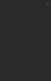
       <widget class="QWidget" name="popupWidget_70" native="true">
        <property name="geometry">
         <rect>
          <x>1140</x>
          <y>650</y>
          <width>51</width>
          <height>81</height>
         </rect>
        </property>
        <property name="styleSheet">
         <string notr="true">QWidget {
    background-color: #2a2a2a;
    border-right: 2px solid #3a3a3a;
    border-radius: 10px;
}

QPushButton {
    background-color: #3a3a3a;
    color: #ffffff;
    border: none;
    padding: 10px;
    margin: 5px;
    border-radius: 10px;
}

QPushButton:hover {
    background-color: #4a4a4a;
}

QPushButton:pressed {
    background-color: #666666;
}

QListWidget {
    background-color: #2a2a2a;
    color: #ffffff;
    border: none;
    border-radius: 10px;
}

QListWidget::item {
    padding: 8px;
    border-radius: 10px;
}

QListWidget::item:selected {
    background-color: #4a4a4a;
}

QScrollBar:vertical {
    border: none;
    background: #2a2a2a;
    width: 8px;
    margin: 0px 0px 0px 0px;
    border-radius: 10px;
}

QScrollBar::handle:vertical {
    background: #555555;
    border-radius: 10px;
}

QScrollBar::handle:vertical:hover {
    background: #777777;
}

QScrollBar::add-line:vertical, QScrollBar::sub-line:vertical {
    border: none;
    background: none;
}
</string>
        </property>
        <widget class="QPushButton" name="pushButton_452">
         <property name="geometry">
          <rect>
           <x>30</x>
           <y>70</y>
           <width>111</width>
           <height>51</height>
          </rect>
         </property>
         <property name="styleSheet">
          <string notr="true">QPushButton {
    background-color: #2a2a2a;
    color: #ffffff;
    border: 2px solid #2a2a2a;
    padding: 10px;
    margin: 6px;
    border-radius: 12px;
    font-size: 11px;
    font-weight: bold;
    text-transform: uppercase;
    transition: all 0.3s ease-in-out;
}

QPushButton:hover {
    background-color: #606060;
    border-color: #777777;
}

QPushButton:pressed {
    background-color: #787878;
    border-color: #909090;
}

QPushButton:disabled {
    background-color: #353535;
    color: #ffffff;
    border-color: #444444;
}
</string>
         </property>
         <property name="text">
          <string>testtt</string>
         </property>
        </widget>
        <widget class="QPushButton" name="pushButton_453">
         <property name="geometry">
          <rect>
           <x>20</x>
           <y>0</y>
           <width>131</width>
           <height>61</height>
          </rect>
         </property>
         <property name="styleSheet">
          <string notr="true">QPushButton {
    background-color: #2a2a2a;
    color: #ffffff;
    border: 2px solid #2a2a2a;
    padding: 10px;
    margin: 6px;
    border-radius: 12px;
    font-size: 11px;
    font-weight: bold;
    text-transform: uppercase;
    transition: all 0.3s ease-in-out;
}

QPushButton:hover {
    background-color: #606060;
    border-color: #777777;
}

QPushButton:pressed {
    background-color: #787878;
    border-color: #909090;
}

QPushButton:disabled {
    background-color: #353535;
    color: #ffffff;
    border-color: #444444;
}
</string>
         </property>
         <property name="text">
          <string>testtt</string>
         </property>
        </widget>
        <widget class="QPushButton" name="pushButton_454">
         <property name="geometry">
          <rect>
           <x>20</x>
           <y>30</y>
           <width>131</width>
           <height>61</height>
          </rect>
         </property>
         <property name="styleSheet">
          <string notr="true">QPushButton {
    background-color: #2a2a2a;
    color: #ffffff;
    border: 2px solid #2a2a2a;
    padding: 10px;
    margin: 6px;
    border-radius: 12px;
    font-size: 11px;
    font-weight: bold;
    text-transform: uppercase;
    transition: all 0.3s ease-in-out;
}

QPushButton:hover {
    background-color: #606060;
    border-color: #777777;
}

QPushButton:pressed {
    background-color: #787878;
    border-color: #909090;
}

QPushButton:disabled {
    background-color: #353535;
    color: #ffffff;
    border-color: #444444;
}
</string>
         </property>
         <property name="text">
          <string>testtt</string>
         </property>
        </widget>
       </widget>
